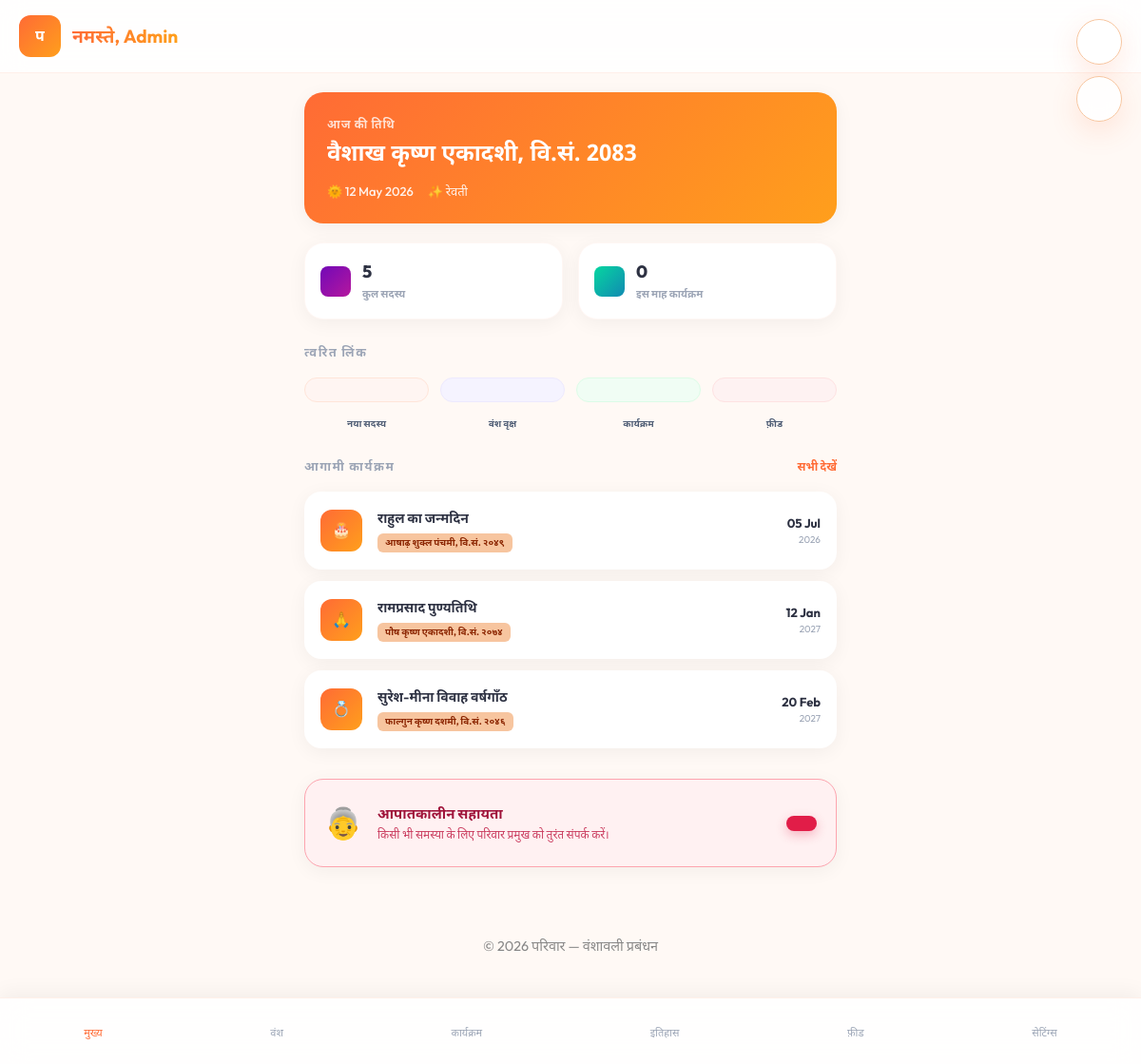
/pages/dashboard.php (signed in), run on the app's committed database.
### tables this page shows
CREATE TABLE IF NOT EXISTS karyakram (
  id INT AUTO_INCREMENT PRIMARY KEY,
  parivar_id INT NOT NULL,
  vyakti_id INT COMMENT 'किससे संबंधित (NULL = पूरे परिवार से)',
  banaya_user_id INT,
  
  shirshak VARCHAR(200) NOT NULL COMMENT 'कार्यक्रम का नाम',
  vivaran TEXT COMMENT 'विवरण',
  
  prakar ENUM(
    'janmdin','vivah_varshgaanth','punya_tithi',
    'puja','samskar','utsav','any'
  ) NOT NULL,
  
   
  tithi_gregorian DATE NOT NULL,
  tithi_vs VARCHAR(150) COMMENT 'जैसे: मार्गशीर्ष शुक्ल पंचमी, वि.सं. २०८१',
  
   
  punravrutti TINYINT(1) DEFAULT 1 COMMENT 'प्रतिवर्ष होगा?',
  punravrutti_prakar ENUM('gregorian_varshik','tithi_varshik','ek_baar') DEFAULT 'gregorian_varshik',
  
   
  drashyata ENUM('sabhi','sirf_mukhya') DEFAULT 'sabhi',
  
  banaya_at TIMESTAMP DEFAULT CURRENT_TIMESTAMP,
  
  FOREIGN KEY (parivar_id) REFERENCES parivar(id) ON DELETE CASCADE,
  FOREIGN KEY (vyakti_id) REFERENCES vyakti(id) ON DELETE SET NULL
);

### includes/helpers.php (called while the page is built, shortened)
<?php
function s($text) {
    return htmlspecialchars($text ?? '', ENT_QUOTES, 'UTF-8');
}
function getEventIcon($type) {
    $icons = [
        'janmdin' => '🎂',
        'vivah_varshgaanth' => '💍',
        'punya_tithi' => '🙏',
        'puja' => '✨',
        'utsav' => '🚩',
        'any' => '📅'
    ];
    return $icons[$type] ?? '📅';
}

### includes/panchang.php (called while the page is built, shortened)
<?php
$MASA_NAAM = [
    1=>'चैत्र',2=>'वैशाख',3=>'ज्येष्ठ',4=>'आषाढ़',
    5=>'श्रावण',6=>'भाद्रपद',7=>'आश्विन',8=>'कार्तिक',
    9=>'मार्गशीर्ष',10=>'पौष',11=>'माघ',12=>'फाल्गुन'
];
$TITHI_NAAM = [
    1=>'प्रतिपदा',2=>'द्वितीया',3=>'तृतीया',4=>'चतुर्थी',
    5=>'पंचमी',6=>'षष्ठी',7=>'सप्तमी',8=>'अष्टमी',
    9=>'नवमी',10=>'दशमी',11=>'एकादशी',12=>'द्वादशी',
    13=>'त्रयोदशी',14=>'चतुर्दशी',15=>'पूर्णिमा',30=>'अमावस्या'
];
$NAKSHATRA_NAAM = [
    1=>'अश्विनी',2=>'भरणी',3=>'कृत्तिका',4=>'रोहिणी',5=>'मृगशिरा',
    6=>'आर्द्रा',7=>'पुनर्वसु',8=>'पुष्य',9=>'आश्लेषा',10=>'मघा',
    11=>'पूर्वाफाल्गुनी',12=>'उत्तराफाल्गुनी',13=>'हस्त',14=>'चित्रा',
    15=>'स्वाति',16=>'विशाखा',17=>'अनुराधा',18=>'ज्येष्ठा',19=>'मूल',
    20=>'पूर्वाषाढ़ा',21=>'उत्तराषाढ़ा',22=>'श्रवण',23=>'धनिष्ठा',
    24=>'शतभिषा',25=>'पूर्वाभाद्रपद',26=>'उत्तराभाद्रपद',27=>'रेवती'
];
function toJD(int $d, int $m, int $y): float {
    $A=(int)($y/100); $B=2-$A+(int)($A/4);
    return (int)(365.25*($y+4716))+(int)(30.6001*($m+1))+$d+$B-1524.5;
}
function gregorianToVS(int $d, int $m, int $y): array {
    global $MASA_NAAM,$TITHI_NAAM,$NAKSHATRA_NAAM;
    $jd = toJD($d,$m,$y);
    $refNM = 2451549.952;
    $syn = 29.530588853;
    $elapsed = fmod($jd - $refNM, $syn);
    $tithiSeq = (int)($elapsed / ($syn/30)) + 1;
    if($tithiSeq <= 15){$paksha='शुक्ल';$tithiN=$tithiSeq;}
    else{$paksha='कृष्ण';$tithiN=$tithiSeq-15;}
    $vsYear=($m>=4)?($y+57):($y+56);
    $sunLon = fmod(280.46646 + 0.9856474*($jd-2451545.0), 360);
    $masaNum = (int)($sunLon/30)+1;
    $moonLon = fmod(218.3165 + 13.1763966*($jd-2451545.0), 360);
    $nakshatraNum = (int)($moonLon/(360/27))+1;
    $tithiName = $TITHI_NAAM[$tithiN] ?? (string)$tithiN;
    $masaName  = $MASA_NAAM[$masaNum] ?? 'अज्ञात';
    $nakName   = $NAKSHATRA_NAAM[$nakshatraNum] ?? 'अज्ञात';
    return [
        'samvat'    => $vsYear,
        'masa'      => $masaName,
        'masa_num'  => $masaNum,
        'paksha'    => $paksha,
        'tithi'     => $tithiName,
        'tithi_num' => $tithiN,
        'nakshatra' => $nakName,
        'formatted' => "$masaName $paksha $tithiName, वि.सं. $vsYear",
        'short'     => "$masaName $paksha $tithiName"
    ];
}

### pages/dashboard.php (the view, shortened to what this page needs)
<?php
require_once __DIR__ . '/../includes/header.php';
$parivar_id = currentParivarId();
$stmt = $pdo->prepare("SELECT COUNT(*) FROM vyakti WHERE parivar_id = ?");
$stmt->execute([$parivar_id]);
$total_members = $stmt->fetchColumn();
$sql_upcoming = "
    SELECT *,
      CASE
        WHEN punravrutti = 1 THEN
          CASE
            WHEN DATE_ADD(tithi_gregorian, INTERVAL YEAR(CURDATE()) - YEAR(tithi_gregorian) YEAR) < CURDATE()
            THEN DATE_ADD(tithi_gregorian, INTERVAL YEAR(CURDATE()) - YEAR(tithi_gregorian) + 1 YEAR)
            ELSE DATE_ADD(tithi_gregorian, INTERVAL YEAR(CURDATE()) - YEAR(tithi_gregorian) YEAR)
          END
        ELSE tithi_gregorian
      END as next_date
    FROM karyakram
    WHERE parivar_id = ?
    HAVING next_date >= CURDATE()
    ORDER BY next_date ASC
";
$stmt = $pdo->prepare($sql_upcoming . " LIMIT 5");
$stmt->execute([$parivar_id]);
$upcoming = $stmt->fetchAll();
$month_events = 0;
$d = (int)date('d');
$m = (int)date('m');
$y = (int)date('Y');
$panchang_data = gregorianToVS($d, $m, $y);
?>
<header class="app-header">
    <div style="display:flex; align-items:center; gap:12px;">
        <div class="avatar avatar-saffron">प</div>
        <h1 style="font-size: 1.2rem;">नमस्ते, <?php echo s($_SESSION['naam']); ?></h1>
    </div>
</header>
<div class="page-content">
    <div class="card" style="background: linear-gradient(135deg, var(--rang-pramukh), #FF9F1C); border: none; color: white; position: relative; overflow: hidden; padding: 24px;">
        <div style="position: relative; z-index: 2;">
            <p style="font-size: 12px; font-weight: 600; opacity: 0.8; margin-bottom: 4px; text-transform: uppercase; letter-spacing: 1px;">आज की तिथि</p>
            <h2 style="color:white; font-size: 24px; margin-bottom: 8px;" class="devanagari">
                <?php echo $panchang_data['formatted'] ?? 'तिथि लोड हो रही है...'; ?>
            </h2>
            <div style="display: flex; gap: 15px; font-size: 13px; opacity: 0.9; font-weight: 500;">
                <span>🌞 <?php echo date('d M Y'); ?></span>
                <span>✨ <?php echo $panchang_data['nakshatra'] ?? 'नक्षत्र...'; ?></span>
            </div>
        </div>
    </div>
    <div style="display: grid; grid-template-columns: 1fr 1fr; gap: 16px; margin-bottom: 24px;">
        <div class="card" style="margin-bottom: 0; padding: 16px; display: flex; align-items: center; gap: 12px;">
            <div class="avatar avatar-sm avatar-purple"><i class="ti ti-users"></i></div>
            <div>
                <div style="font-size: 18px; font-weight: 800;"><?php echo $total_members; ?></div>
                <div style="font-size: 11px; font-weight: 600; color: var(--text-muted);">कुल सदस्य</div>
            </div>
        </div>
        <div class="card" style="margin-bottom: 0; padding: 16px; display: flex; align-items: center; gap: 12px;">
            <div class="avatar avatar-sm avatar-teal"><i class="ti ti-calendar-event"></i></div>
            <div>
                <div style="font-size: 18px; font-weight: 800;"><?php echo $month_events; ?></div>
                <div style="font-size: 11px; font-weight: 600; color: var(--text-muted);">इस माह कार्यक्रम</div>
            </div>
        </div>
    </div>
    <div class="section-header">
        <span class="section-title">त्वरित लिंक</span>
    </div>
    <div style="display: grid; grid-template-columns: repeat(4, 1fr); gap: 12px; margin-bottom: 24px;">
        <a href="/pages/sadasy_banao.php" style="text-decoration: none; text-align: center;">
            <div class="card" style="margin-bottom: 8px; padding: 12px; background: #FFF5F2; border-color: #FFE5D9; box-shadow: none;">
            </div>
            <span style="font-size: 10px; font-weight: 700; color: var(--text-secondary);">नया सदस्य</span>
        </a>
        <a href="/pages/vansh_vriksha.php" style="text-decoration: none; text-align: center;">
            <div class="card" style="margin-bottom: 8px; padding: 12px; background: #F5F3FF; border-color: #EDE9FE; box-shadow: none;">
            </div>
            <span style="font-size: 10px; font-weight: 700; color: var(--text-secondary);">वंश वृक्ष</span>
        </a>
        <a href="/pages/karyakram.php" style="text-decoration: none; text-align: center;">
            <div class="card" style="margin-bottom: 8px; padding: 12px; background: #F0FDF4; border-color: #DCFCE7; box-shadow: none;">
            </div>
            <span style="font-size: 10px; font-weight: 700; color: var(--text-secondary);">कार्यक्रम</span>
        </a>
        <a href="/pages/parivar_feed.php" style="text-decoration: none; text-align: center;">
            <div class="card" style="margin-bottom: 8px; padding: 12px; background: #FEF2F2; border-color: #FEE2E2; box-shadow: none;">
            </div>
            <span style="font-size: 10px; font-weight: 700; color: var(--text-secondary);">फ़ीड</span>
        </a>
    </div>
    <div class="section-header">
        <span class="section-title">आगामी कार्यक्रम</span>
        <a href="/pages/karyakram.php" style="font-size: 12px; font-weight: 600; color: var(--rang-pramukh); text-decoration: none;">सभी देखें</a>
    </div>
    <?php if (empty($upcoming)): ?>
        <div class="card" style="text-align: center; padding: 40px 20px; border-style: dashed; background: transparent;">
            <i class="ti ti-calendar-off" style="font-size: 48px; color: var(--text-muted); opacity: 0.3; margin-bottom: 12px; display: block;"></i>
            <p style="color: var(--text-muted); font-size: 14px;">फिलहाल कोई आगामी कार्यक्रम नहीं है।</p>
        </div>
    <?php else: ?>
        <?php foreach ($upcoming as $e): ?>
            <div class="event-card">
                <div class="avatar avatar-saffron"><?php echo getEventIcon($e['prakar']); ?></div>
                <div style="flex:1">
                    <div style="font-size: 14px; font-weight: 600; color: var(--text-main);"><?php echo s($e['shirshak']); ?></div>
                    <div class="vs-pill"><?php echo s($e['tithi_vs']); ?></div>
                </div>
                <div style="text-align: right;">
                    <div style="font-size: 13px; font-weight: 700; color: var(--text-main);"><?php echo date('d M', strtotime($e['next_date'])); ?></div>
                    <div style="font-size: 10px; color: var(--text-muted);"><?php echo date('Y', strtotime($e['next_date'])); ?></div>
                </div>
            </div>
        <?php endforeach; ?>
    <?php endif; ?>
    <div class="card" style="margin-top: 32px; background: #FFF1F2; border: 1.5px solid #FDA4AF;">
        <div style="display:flex; align-items:center; gap:16px;">
            <div style="font-size: 32px;">👵</div>
            <div style="flex:1">
                <h3 style="font-size: 15px; color: #9F1239;">आपातकालीन सहायता</h3>
                <p style="font-size: 12px; color: #BE123C; opacity: 0.8;">किसी भी समस्या के लिए परिवार प्रमुख को तुरंत संपर्क करें।</p>
            </div>
            <a href="tel:919999999999" class="btn btn-primary" style="width: auto; background: #E11D48; box-shadow: 0 4px 12px rgba(225, 29, 72, 0.3); padding: 8px 16px;">
            </a>
        </div>
    </div>
</div>
<?php include '../includes/nav.php'; ?>
<?php require_once __DIR__ . '/../includes/footer.php'; ?>

### data on the page
karyakram: prakar "🎂", shirshak "राहुल का जन्मदिन", tithi_vs "आषाढ़ शुक्ल पंचमी, वि.सं. २०४९", next_date "05 Jul", next_date "2026"
karyakram: prakar "🙏", shirshak "रामप्रसाद पुण्यतिथि", tithi_vs "पौष कृष्ण एकादशी, वि.सं. २०७४", next_date "12 Jan", next_date "2027"
karyakram: prakar "💍", shirshak "सुरेश-मीना विवाह वर्षगाँठ", tithi_vs "फाल्गुन कृष्ण दशमी, वि.सं. २०४६", next_date "20 Feb", next_date "2027"

### other printed values
s($_SESSION['naam']) "Admin"
$panchang_data['formatted'] "वैशाख कृष्ण एकादशी, वि.सं. 2083"
$panchang_data['nakshatra'] "रेवती"
$total_members "5"
$month_events "0"
